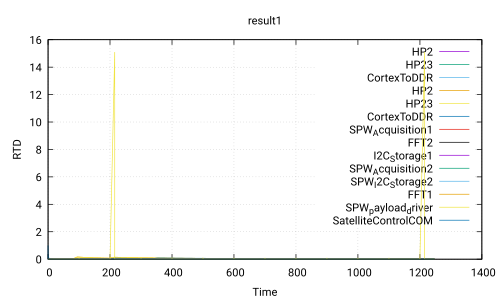

Here is the gnuplot script that generated this plot:
 set title 'result1'
 set ylabel 'RTD'
 set xlabel 'Time'
 set grid
 set term pdf
 set output 'Use_case_DoubleCamera_noSafety.ATIPPIC0.executable340.0_120.0.pdf'
 plot 'Use_case_DoubleCamera_noSafety.ATIPPIC0.executable340.0_120.0.csv' using 1:2 with lines title 'HP2','Use_case_DoubleCamera_noSafety.ATIPPIC0.executable340.0_120.0.csv' using 1:3 with lines title 'HP23','Use_case_DoubleCamera_noSafety.ATIPPIC0.executable340.0_120.0.csv' using 1:4 with lines title 'CortexToDDR','Use_case_DoubleCamera_noSafety.ATIPPIC0.executable340.0_120.0.csv' using 1:5 with lines title 'HP2','Use_case_DoubleCamera_noSafety.ATIPPIC0.executable340.0_120.0.csv' using 1:6 with lines title 'HP23','Use_case_DoubleCamera_noSafety.ATIPPIC0.executable340.0_120.0.csv' using 1:7 with lines title 'CortexToDDR','Use_case_DoubleCamera_noSafety.ATIPPIC0.executable340.0_120.0.csv' using 1:8 with lines title 'SPW_Acquisition1','Use_case_DoubleCamera_noSafety.ATIPPIC0.executable340.0_120.0.csv' using 1:9 with lines title 'FFT2','Use_case_DoubleCamera_noSafety.ATIPPIC0.executable340.0_120.0.csv' using 1:10 with lines title 'I2C_Storage1','Use_case_DoubleCamera_noSafety.ATIPPIC0.executable340.0_120.0.csv' using 1:11 with lines title 'SPW_Acquisition2','Use_case_DoubleCamera_noSafety.ATIPPIC0.executable340.0_120.0.csv' using 1:12 with lines title 'SPW_I2C_Storage2','Use_case_DoubleCamera_noSafety.ATIPPIC0.executable340.0_120.0.csv' using 1:13 with lines title 'FFT1','Use_case_DoubleCamera_noSafety.ATIPPIC0.executable340.0_120.0.csv' using 1:14 with lines title 'SPW_payload_driver','Use_case_DoubleCamera_noSafety.ATIPPIC0.executable340.0_120.0.csv' using 1:15 with lines title 'SatelliteControlCOM'
